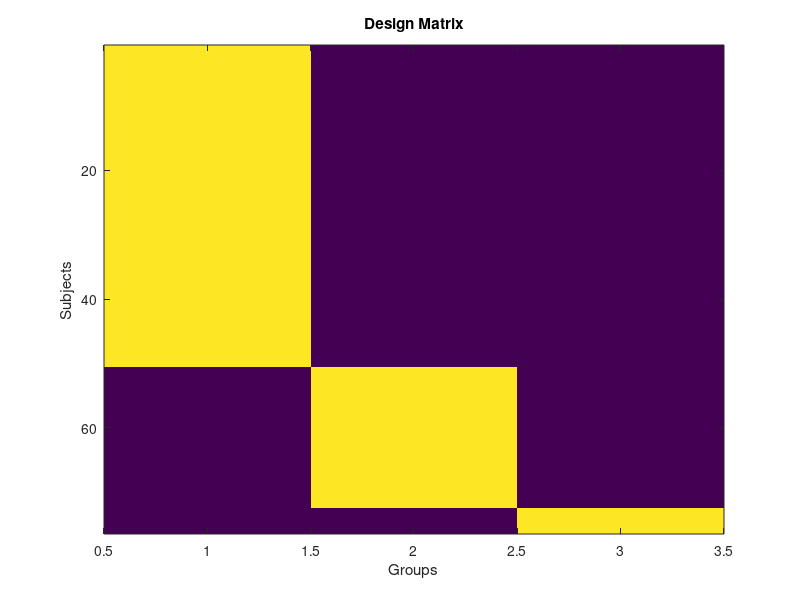

The MATLAB script that drew this image:
% Group sizes
% groupSizes = [46, 45, 45, 44, 22];

groupSizes = [50, 22, 4];


nGroups = length(groupSizes);
totalSubs = sum(groupSizes);

% Create design matrix: one-hot encoding for each group
designMat = zeros(totalSubs, nGroups);

startIdx = 1;
for g = 1:nGroups
    designMat(startIdx : startIdx + groupSizes(g) - 1, g) = 1;
    startIdx = startIdx + groupSizes(g);
end

% Prepare .mat file text content
fid = fopen('design.mat','w');
fprintf(fid, '/NumWaves %d\n', nGroups);
fprintf(fid, '/NumPoints %d\n', totalSubs);
fprintf(fid, '/PPheights');
fprintf(fid, ' 1'); % Assuming all EVs have height 1
for i = 2:nGroups
    fprintf(fid, ' 1');
end
fprintf(fid, '\n');
fprintf(fid, '/Matrix\n');

% for i = 1:totalSubs
%     fprintf(fid, '%d %d %d %d %d\n', designMat(i,1), designMat(i,2), designMat(i,3), designMat(i,4), designMat(i,5));
% end

for i = 1:totalSubs
    fprintf(fid, [repmat('%d ', 1, nGroups) '\n'], designMat(i,:));
end


fclose(fid);

imagesc(designMat)
xlabel('Groups'); ylabel('Subjects')
title('Design Matrix')

%%
% groupSizes = [46, 45, 45, 44, 22];
% grp = [];
% 
% for g = 1:length(groupSizes)
%     grp = [grp; repmat(g, groupSizes(g), 1)];
% end
% 
% % Save to design.grp file
% fid = fopen('design.grp', 'w');
% fprintf(fid, '%d\n', grp);
% fclose(fid);
% 
